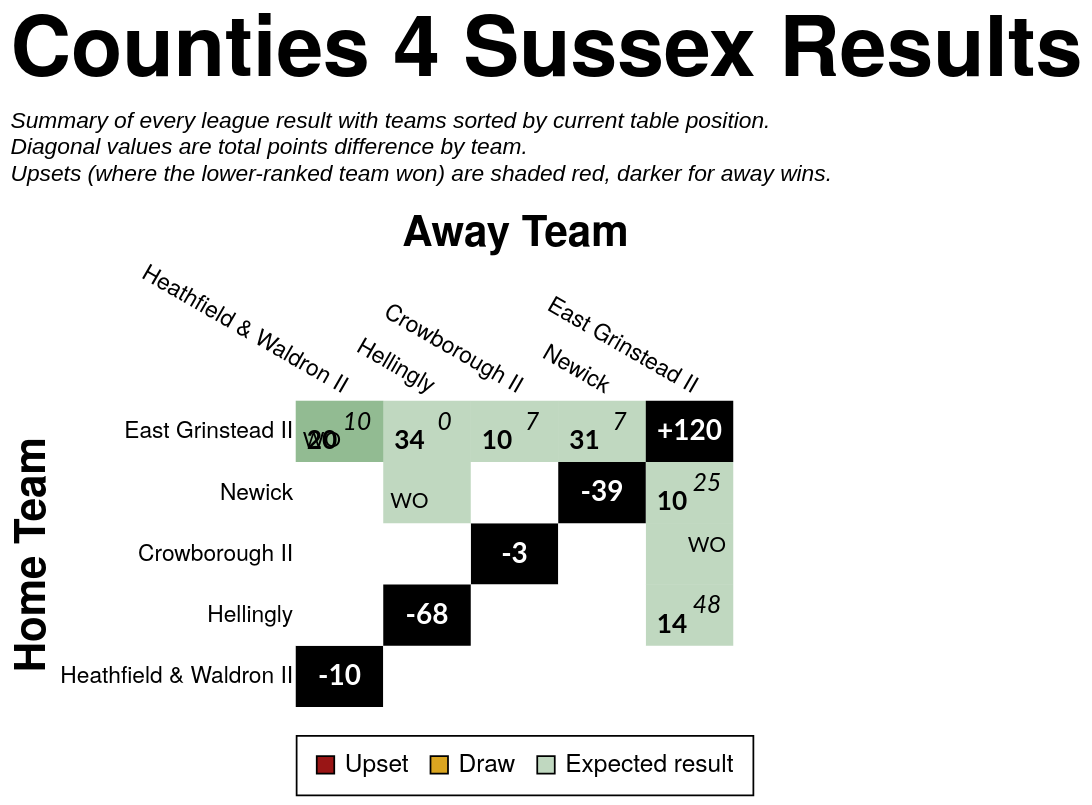

Here is the Vega-Lite specification saved for this chart:
### Vega-Lite specification from a JSON file in a GitHub repository (floating-point values rounded to 4 significant figures)
{"config": {"axis": {"labelFont": "PT Sans Narrow, Helvetica Neue, Helvetica, Arial, sans-serif", "titleFont": "PT Sans Narrow, Helvetica Neue, Helvetica, Arial, sans-serif", "labelFontSize": 13, "titleFontSize": 24, "gridColor": "#202947", "gridOpacity": 0.2, "zindex": 1}, "text": {"font": "Lato, sans-serif"}, "bar": {"cornerRadiusEnd": 5}, "header": {"labelFont": "PT Sans Narrow, Helvetica Neue, Helvetica, Arial, sans-serif", "titleFont": "PT Sans Narrow, Helvetica Neue, Helvetica, Arial, sans-serif", "labelFontSize": 24, "titleFontSize": 28, "labelFontWeight": "bold", "orient": "left"}, "legend": {"labelFont": "PT Sans Narrow, Helvetica Neue, Helvetica, Arial, sans-serif", "titleFont": "PT Sans Narrow, Helvetica Neue, Helvetica, Arial, sans-serif", "labelFontSize": 14, "titleFontSize": 16, "titlePadding": 5, "fillColor": "white", "strokeColor": "black", "padding": 10, "titleFontWeight": "lighter", "titleFontStyle": "italic", "titleColor": "gray", "offset": 10}, "title": {"font": "PT Sans Narrow, Helvetica Neue, Helvetica, Arial, sans-serif", "fontSize": 48, "fontWeight": "bold", "anchor": "start", "align": "center", "titlePadding": 20, "subtitlePadding": 10, "subtitleFontSize": 13, "subtitleColor": "", "subtitleFontStyle": "italic", "offset": 15, "color": "black"}, "axisX": {"labelAngle": 0}, "facet": {"title": null, "header": null, "align": {"row": "each", "column": "each"}}, "resolve": {"scale": {"y": "independent", "facet": "independent"}}, "background": "transparent", "scale": {"offsetBandPaddingOuter": 0.2, "offsetBandPaddingInner": 0.1}, "view": {"stroke": null, "background": "transparent"}}, "layer": [{"data": {"name": "data-1bce161154a463d0b15dbc6ff5da8784"}, "mark": {"type": "rect"}, "encoding": {"color": {"field": "unexpected_result", "legend": {"labelExpr": "datum.value === 'Upset (Away Win)' ? 'Upset' : datum.value", "labelLimit": 220, "offset": 16, "orient": "bottom", "symbolStrokeColor": "black", "symbolStrokeWidth": 1, "values": ["Upset (Away Win)", "Draw", "Expected result"]}, "scale": {"domain": ["Expected result", "Upset (Home Win)", "Upset (Away Win)", "Draw", "To be played", "N/A"], "range": ["#146f1444", "#991515bb", "#991515", "goldenrod", "white", "black"]}, "title": null, "type": "nominal"}, "opacity": {"condition": {"test": "datum.home_team == param_20['home_team'] || datum.away_team == param_20['home_team'] || !isValid(param_20['home_team'])", "value": 1.0}, "value": 0.1}, "tooltip": [{"field": "home_team", "title": "Home", "type": "nominal"}, {"field": "away_team", "title": "Away", "type": "nominal"}, {"field": "home_score_text", "title": "Home Score", "type": "nominal"}, {"field": "away_score_text", "title": "Away Score", "type": "nominal"}, {"field": "result", "title": "Result", "type": "nominal"}, {"field": "unexpected_result", "title": "Unexpectedness", "type": "nominal"}, {"field": "date", "format": "%d %b %Y", "title": "Date", "type": "temporal"}], "x": {"axis": {"domain": false, "grid": false, "labelAngle": 30, "orient": "top", "ticks": false}, "field": "away_team", "sort": ["Heathfield & Waldron II", "Hellingly", "Crowborough II", "Newick", "East Grinstead II"], "title": "Away Team", "type": "nominal"}, "y": {"axis": {"domain": false, "grid": false, "ticks": false}, "field": "home_team", "sort": ["East Grinstead II", "Newick", "Crowborough II", "Hellingly", "Heathfield & Waldron II"], "title": "Home Team", "type": "nominal"}}, "name": "view_20"}, {"data": {"name": "data-1bce161154a463d0b15dbc6ff5da8784"}, "mark": {"type": "text", "fontStyle": "italic", "size": 14, "xOffset": 10, "yOffset": -5}, "encoding": {"color": {"condition": {"test": "(datum.home_team == param_20['home_team'] || datum.away_team == param_20['home_team'] || !isValid(param_20['home_team'])) && datum.unexpected_result == 'Expected result'", "value": "black"}, "value": "white"}, "text": {"field": "away_score_text", "type": "nominal"}, "x": {"field": "away_team", "sort": ["Heathfield & Waldron II", "Hellingly", "Crowborough II", "Newick", "East Grinstead II"], "type": "nominal"}, "y": {"field": "home_team", "sort": ["East Grinstead II", "Newick", "Crowborough II", "Hellingly", "Heathfield & Waldron II"], "type": "nominal"}}, "transform": [{"filter": "datum.away_score_text != '' && datum.away_score_text != 'WO'"}]}, {"data": {"name": "data-1bce161154a463d0b15dbc6ff5da8784"}, "mark": {"type": "text", "size": 12, "xOffset": 10, "yOffset": -5}, "encoding": {"color": {"condition": {"test": "(datum.home_team == param_20['home_team'] || datum.away_team == param_20['home_team'] || !isValid(param_20['home_team'])) && datum.unexpected_result == 'Expected result'", "value": "black"}, "value": "white"}, "text": {"field": "away_score_text", "type": "nominal"}, "x": {"field": "away_team", "sort": ["Heathfield & Waldron II", "Hellingly", "Crowborough II", "Newick", "East Grinstead II"], "type": "nominal"}, "y": {"field": "home_team", "sort": ["East Grinstead II", "Newick", "Crowborough II", "Hellingly", "Heathfield & Waldron II"], "type": "nominal"}}, "transform": [{"filter": "datum.away_score_text == 'WO'"}]}, {"data": {"name": "data-1bce161154a463d0b15dbc6ff5da8784"}, "mark": {"type": "text", "fontWeight": "bold", "size": 15, "xOffset": -10, "yOffset": 5}, "encoding": {"color": {"condition": {"test": "(datum.home_team == param_20['home_team'] || datum.away_team == param_20['home_team'] || !isValid(param_20['home_team'])) && datum.unexpected_result == 'Expected result'", "value": "black"}, "value": "white"}, "text": {"field": "home_score_text", "type": "nominal"}, "x": {"field": "away_team", "sort": ["Heathfield & Waldron II", "Hellingly", "Crowborough II", "Newick", "East Grinstead II"], "type": "nominal"}, "y": {"field": "home_team", "sort": ["East Grinstead II", "Newick", "Crowborough II", "Hellingly", "Heathfield & Waldron II"], "type": "nominal"}}, "transform": [{"filter": "datum.home_score_text != '' && datum.home_score_text != 'WO'"}]}, {"data": {"name": "data-1bce161154a463d0b15dbc6ff5da8784"}, "mark": {"type": "text", "size": 12, "xOffset": -10, "yOffset": 5}, "encoding": {"color": {"condition": {"test": "(datum.home_team == param_20['home_team'] || datum.away_team == param_20['home_team'] || !isValid(param_20['home_team'])) && datum.unexpected_result == 'Expected result'", "value": "black"}, "value": "white"}, "text": {"field": "home_score_text", "type": "nominal"}, "x": {"field": "away_team", "sort": ["Heathfield & Waldron II", "Hellingly", "Crowborough II", "Newick", "East Grinstead II"], "type": "nominal"}, "y": {"field": "home_team", "sort": ["East Grinstead II", "Newick", "Crowborough II", "Hellingly", "Heathfield & Waldron II"], "type": "nominal"}}, "transform": [{"filter": "datum.home_score_text == 'WO'"}]}, {"data": {"name": "data-943e7b5a84a8ffe87dd0d63b149552a4"}, "mark": {"type": "text", "color": "white", "fontWeight": "bold", "size": 16}, "encoding": {"text": {"field": "display_text", "type": "nominal"}, "tooltip": [{"field": "home_team", "title": "Team", "type": "nominal"}, {"field": "display_text", "title": "Points Difference", "type": "nominal"}], "x": {"field": "away_team", "sort": ["Heathfield & Waldron II", "Hellingly", "Crowborough II", "Newick", "East Grinstead II"], "type": "nominal"}, "y": {"field": "home_team", "sort": ["East Grinstead II", "Newick", "Crowborough II", "Hellingly", "Heathfield & Waldron II"], "type": "nominal"}}}], "height": {"step": 35}, "params": [{"name": "param_20", "select": {"type": "point", "clear": "dblclick", "fields": ["home_team"], "on": "click"}, "value": null, "views": ["view_20"]}], "title": {"text": "Counties 4 Sussex Results", "subtitle": ["Summary of every league result with teams sorted by current table position.", "Diagonal values are total points difference by team.", "Upsets (where the lower-ranked team won) are shaded red, darker for away wins."]}, "width": {"step": 50}, "$schema": "https://vega.github.io/schema/vega-lite/v5.20.1.json", "datasets": {"data-1bce161154a463d0b15dbc6ff5da8784": [{"home_team": "Crowborough II", "away_team": "Crowborough II", "match_id": null, "date": "", "home_score": null, "away_score": null, "home_walkover": null, "away_walkover": null, "result": "N/A", "home_score_text": "", "away_score_text": "", "wo_result": "", "score_text": "", "display_text": "-3", "is_diagonal": true, "result_simple": "N/A", "unexpected_result": "N/A", "unexpected_opacity": 1.0}, {"home_team": "Crowborough II", "away_team": "East Grinstead II", "match_id": "1083348", "date": "2023-11-18T00:00:00", "home_score": null, "away_score": null, "home_walkover": false, "away_walkover": true, "result": "Away Win", "home_score_text": "", "away_score_text": "WO", "wo_result": "AWO", "score_text": "WO", "display_text": "WO", "is_diagonal": false, "result_simple": "Away Win", "unexpected_result": "Expected result", "unexpected_opacity": 0.25}, {"home_team": "Crowborough II", "away_team": "Heathfield & Waldron II", "match_id": null, "date": "", "home_score": null, "away_score": null, "home_walkover": null, "away_walkover": null, "result": "To be played", "home_score_text": "", "away_score_text": "", "wo_result": "", "score_text": "", "display_text": "", "is_diagonal": false, "result_simple": "To be played", "unexpected_result": "To be played", "unexpected_opacity": 1.0}, {"home_team": "Crowborough II", "away_team": "Hellingly", "match_id": null, "date": "", "home_score": null, "away_score": null, "home_walkover": null, "away_walkover": null, "result": "To be played", "home_score_text": "", "away_score_text": "", "wo_result": "", "score_text": "", "display_text": "", "is_diagonal": false, "result_simple": "To be played", "unexpected_result": "To be played", "unexpected_opacity": 1.0}, {"home_team": "Crowborough II", "away_team": "Newick", "match_id": null, "date": "", "home_score": null, "away_score": null, "home_walkover": null, "away_walkover": null, "result": "To be played", "home_score_text": "", "away_score_text": "", "wo_result": "", "score_text": "", "display_text": "", "is_diagonal": false, "result_simple": "To be played", "unexpected_result": "To be played", "unexpected_opacity": 1.0}, {"home_team": "East Grinstead II", "away_team": "Crowborough II", "match_id": "1083358", "date": "2024-02-03T00:00:00", "home_score": 10, "away_score": 7, "home_walkover": false, "away_walkover": false, "result": "Home Win (LBP)", "home_score_text": "10", "away_score_text": "7", "wo_result": "", "score_text": "10-7", "display_text": "10-7", "is_diagonal": false, "result_simple": "Home Win", "unexpected_result": "Expected result", "unexpected_opacity": 0.25}, {"home_team": "East Grinstead II", "away_team": "East Grinstead II", "match_id": null, "date": "", "home_score": null, "away_score": null, "home_walkover": null, "away_walkover": null, "result": "N/A", "home_score_text": "", "away_score_text": "", "wo_result": "", "score_text": "", "display_text": "+120", "is_diagonal": true, "result_simple": "N/A", "unexpected_result": "N/A", "unexpected_opacity": 1.0}, {"home_team": "East Grinstead II", "away_team": "Heathfield & Waldron II", "match_id": "1111548", "date": "2024-01-20T00:00:00", "home_score": 20, "away_score": 10, "home_walkover": false, "away_walkover": false, "result": "Home Win", "home_score_text": "20", "away_score_text": "10", "wo_result": "", "score_text": "20-10", "display_text": "20-10", "is_diagonal": false, "result_simple": "Home Win", "unexpected_result": "Expected result", "unexpected_opacity": 0.25}, {"home_team": "East Grinstead II", "away_team": "Heathfield & Waldron II", "match_id": "1105112", "date": "2023-12-09T00:00:00", "home_score": null, "away_score": null, "home_walkover": true, "away_walkover": false, "result": "Home Win", "home_score_text": "WO", "away_score_text": "", "wo_result": "HWO", "score_text": "WO", "display_text": "WO", "is_diagonal": false, "result_simple": "Home Win", "unexpected_result": "Expected result", "unexpected_opacity": 0.25}, {"home_team": "East Grinstead II", "away_team": "Hellingly", "match_id": "1083351", "date": "2023-12-02T00:00:00", "home_score": 34, "away_score": 0, "home_walkover": false, "away_walkover": false, "result": "Home Win", "home_score_text": "34", "away_score_text": "0", "wo_result": "", "score_text": "34-0", "display_text": "34-0", "is_diagonal": false, "result_simple": "Home Win", "unexpected_result": "Expected result", "unexpected_opacity": 0.25}, {"home_team": "East Grinstead II", "away_team": "Newick", "match_id": "1083365", "date": "2024-03-02T00:00:00", "home_score": 31, "away_score": 7, "home_walkover": false, "away_walkover": false, "result": "Home Win", "home_score_text": "31", "away_score_text": "7", "wo_result": "", "score_text": "31-7", "display_text": "31-7", "is_diagonal": false, "result_simple": "Home Win", "unexpected_result": "Expected result", "unexpected_opacity": 0.25}, {"home_team": "Heathfield & Waldron II", "away_team": "Crowborough II", "match_id": null, "date": "", "home_score": null, "away_score": null, "home_walkover": null, "away_walkover": null, "result": "To be played", "home_score_text": "", "away_score_text": "", "wo_result": "", "score_text": "", "display_text": "", "is_diagonal": false, "result_simple": "To be played", "unexpected_result": "To be played", "unexpected_opacity": 1.0}, {"home_team": "Heathfield & Waldron II", "away_team": "East Grinstead II", "match_id": null, "date": "", "home_score": null, "away_score": null, "home_walkover": null, "away_walkover": null, "result": "To be played", "home_score_text": "", "away_score_text": "", "wo_result": "", "score_text": "", "display_text": "", "is_diagonal": false, "result_simple": "To be played", "unexpected_result": "To be played", "unexpected_opacity": 1.0}, {"home_team": "Heathfield & Waldron II", "away_team": "Heathfield & Waldron II", "match_id": null, "date": "", "home_score": null, "away_score": null, "home_walkover": null, "away_walkover": null, "result": "N/A", "home_score_text": "", "away_score_text": "", "wo_result": "", "score_text": "", "display_text": "-10", "is_diagonal": true, "result_simple": "N/A", "unexpected_result": "N/A", "unexpected_opacity": 1.0}, {"home_team": "Heathfield & Waldron II", "away_team": "Hellingly", "match_id": null, "date": "", "home_score": null, "away_score": null, "home_walkover": null, "away_walkover": null, "result": "To be played", "home_score_text": "", "away_score_text": "", "wo_result": "", "score_text": "", "display_text": "", "is_diagonal": false, "result_simple": "To be played", "unexpected_result": "To be played", "unexpected_opacity": 1.0}, {"home_team": "Heathfield & Waldron II", "away_team": "Newick", "match_id": null, "date": "", "home_score": null, "away_score": null, "home_walkover": null, "away_walkover": null, "result": "To be played", "home_score_text": "", "away_score_text": "", "wo_result": "", "score_text": "", "display_text": "", "is_diagonal": false, "result_simple": "To be played", "unexpected_result": "To be played", "unexpected_opacity": 1.0}, {"home_team": "Hellingly", "away_team": "Crowborough II", "match_id": null, "date": "", "home_score": null, "away_score": null, "home_walkover": null, "away_walkover": null, "result": "To be played", "home_score_text": "", "away_score_text": "", "wo_result": "", "score_text": "", "display_text": "", "is_diagonal": false, "result_simple": "To be played", "unexpected_result": "To be played", "unexpected_opacity": 1.0}, {"home_team": "Hellingly", "away_team": "East Grinstead II", "match_id": "1083362", "date": "2024-02-17T00:00:00", "home_score": 14, "away_score": 48, "home_walkover": false, "away_walkover": false, "result": "Away Win", "home_score_text": "14", "away_score_text": "48", "wo_result": "", "score_text": "14-48", "display_text": "14-48", "is_diagonal": false, "result_simple": "Away Win", "unexpected_result": "Expected result", "unexpected_opacity": 0.25}, {"home_team": "Hellingly", "away_team": "Heathfield & Waldron II", "match_id": null, "date": "", "home_score": null, "away_score": null, "home_walkover": null, "away_walkover": null, "result": "To be played", "home_score_text": "", "away_score_text": "", "wo_result": "", "score_text": "", "display_text": "", "is_diagonal": false, "result_simple": "To be played", "unexpected_result": "To be played", "unexpected_opacity": 1.0}, {"home_team": "Hellingly", "away_team": "Hellingly", "match_id": null, "date": "", "home_score": null, "away_score": null, "home_walkover": null, "away_walkover": null, "result": "N/A", "home_score_text": "", "away_score_text": "", "wo_result": "", "score_text": "", "display_text": "-68", "is_diagonal": true, "result_simple": "N/A", "unexpected_result": "N/A", "unexpected_opacity": 1.0}, {"home_team": "Hellingly", "away_team": "Newick", "match_id": null, "date": "", "home_score": null, "away_score": null, "home_walkover": null, "away_walkover": null, "result": "To be played", "home_score_text": "", "away_score_text": "", "wo_result": "", "score_text": "", "display_text": "", "is_diagonal": false, "result_simple": "To be played", "unexpected_result": "To be played", "unexpected_opacity": 1.0}, {"home_team": "Newick", "away_team": "Crowborough II", "match_id": null, "date": "", "home_score": null, "away_score": null, "home_walkover": null, "away_walkover": null, "result": "To be played", "home_score_text": "", "away_score_text": "", "wo_result": "", "score_text": "", "display_text": "", "is_diagonal": false, "result_simple": "To be played", "unexpected_result": "To be played", "unexpected_opacity": 1.0}, {"home_team": "Newick", "away_team": "East Grinstead II", "match_id": "1083338", "date": "2023-10-21T00:00:00", "home_score": 10, "away_score": 25, "home_walkover": false, "away_walkover": false, "result": "Away Win", "home_score_text": "10", "away_score_text": "25", "wo_result": "", "score_text": "10-25", "display_text": "10-25", "is_diagonal": false, "result_simple": "Away Win", "unexpected_result": "Expected result", "unexpected_opacity": 0.25}, {"home_team": "Newick", "away_team": "Heathfield & Waldron II", "match_id": null, "date": "", "home_score": null, "away_score": null, "home_walkover": null, "away_walkover": null, "result": "To be played", "home_score_text": "", "away_score_text": "", "wo_result": "", "score_text": "", "display_text": "", "is_diagonal": false, "result_simple": "To be played", "unexpected_result": "To be played", "unexpected_opacity": 1.0}, {"home_team": "Newick", "away_team": "Hellingly", "match_id": "1115967", "date": "2024-04-20T00:00:00", "home_score": null, "away_score": null, "home_walkover": true, "away_walkover": false, "result": "Home Win", "home_score_text": "WO", "away_score_text": "", "wo_result": "HWO", "score_text": "WO", "display_text": "WO", "is_diagonal": false, "result_simple": "Home Win", "unexpected_result": "Expected result", "unexpected_opacity": 0.25}, {"home_team": "Newick", "away_team": "Newick", "match_id": null, "date": "", "home_score": null, "away_score": null, "home_walkover": null, "away_walkover": null, "result": "N/A", "home_score_text": "", "away_score_text": "", "wo_result": "", "score_text": "", "display_text": "-39", "is_diagonal": true, "result_simple": "N/A", "unexpected_result": "N/A", "unexpected_opacity": 1.0}], "data-943e7b5a84a8ffe87dd0d63b149552a4": [{"home_team": "Crowborough II", "away_team": "Crowborough II", "match_id": null, "date": "", "home_score": null, "away_score": null, "home_walkover": null, "away_walkover": null, "result": "N/A", "home_score_text": "", "away_score_text": "", "wo_result": "", "score_text": "", "display_text": "-3", "is_diagonal": true, "result_simple": "N/A", "unexpected_result": "N/A", "unexpected_opacity": 1.0}, {"home_team": "East Grinstead II", "away_team": "East Grinstead II", "match_id": null, "date": "", "home_score": null, "away_score": null, "home_walkover": null, "away_walkover": null, "result": "N/A", "home_score_text": "", "away_score_text": "", "wo_result": "", "score_text": "", "display_text": "+120", "is_diagonal": true, "result_simple": "N/A", "unexpected_result": "N/A", "unexpected_opacity": 1.0}, {"home_team": "Heathfield & Waldron II", "away_team": "Heathfield & Waldron II", "match_id": null, "date": "", "home_score": null, "away_score": null, "home_walkover": null, "away_walkover": null, "result": "N/A", "home_score_text": "", "away_score_text": "", "wo_result": "", "score_text": "", "display_text": "-10", "is_diagonal": true, "result_simple": "N/A", "unexpected_result": "N/A", "unexpected_opacity": 1.0}, {"home_team": "Hellingly", "away_team": "Hellingly", "match_id": null, "date": "", "home_score": null, "away_score": null, "home_walkover": null, "away_walkover": null, "result": "N/A", "home_score_text": "", "away_score_text": "", "wo_result": "", "score_text": "", "display_text": "-68", "is_diagonal": true, "result_simple": "N/A", "unexpected_result": "N/A", "unexpected_opacity": 1.0}, {"home_team": "Newick", "away_team": "Newick", "match_id": null, "date": "", "home_score": null, "away_score": null, "home_walkover": null, "away_walkover": null, "result": "N/A", "home_score_text": "", "away_score_text": "", "wo_result": "", "score_text": "", "display_text": "-39", "is_diagonal": true, "result_simple": "N/A", "unexpected_result": "N/A", "unexpected_opacity": 1.0}]}}
